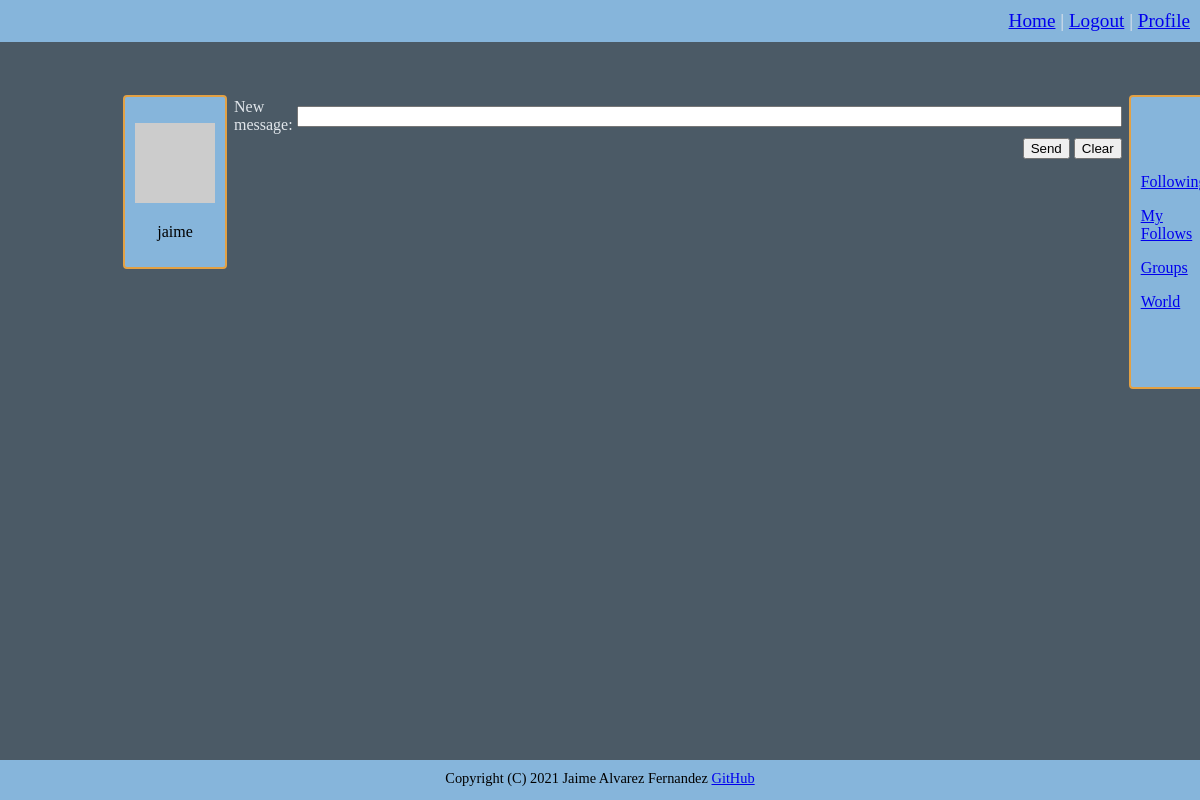
The app's page /user/jaime (signed in), older data.
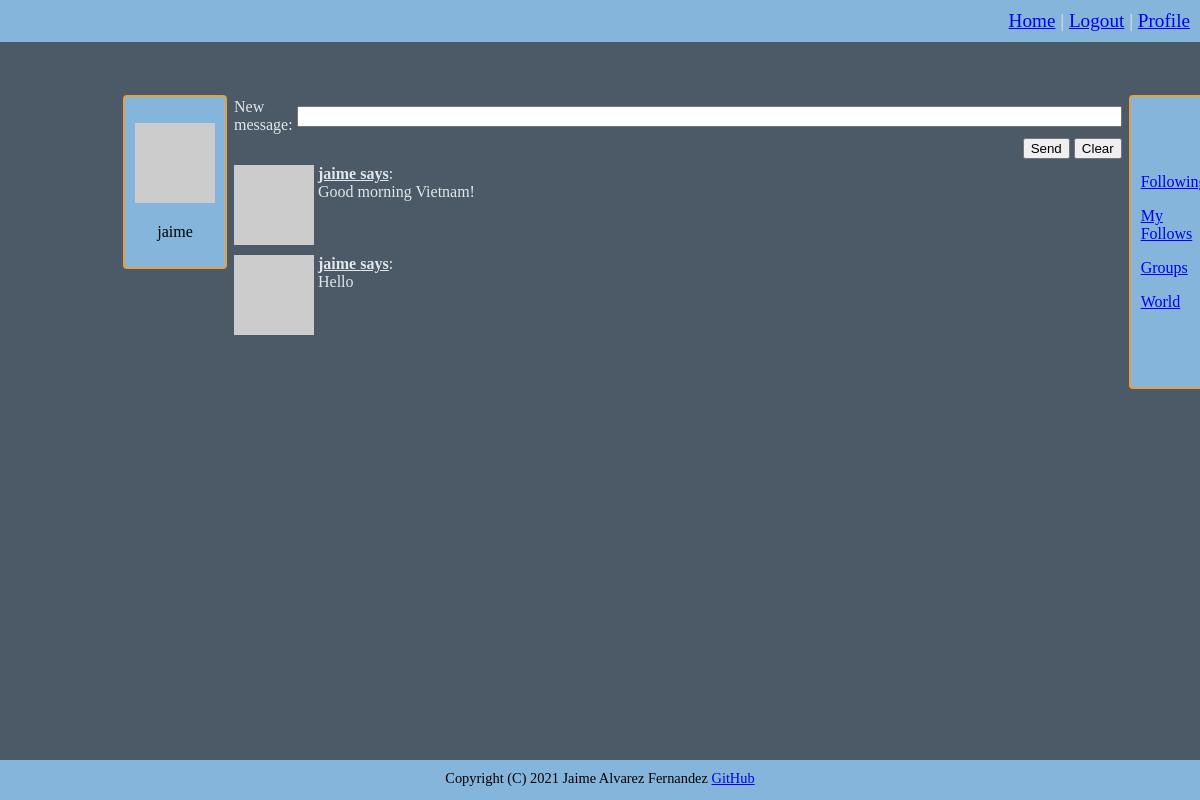
The same page, newer data.
### connect/models.py (models this page shows, shortened)
class Posts(db.Model):
    id = db.Column(db.Integer, primary_key=True)
    body = db.Column(db.String(140))
    timestamp = db.Column(db.DateTime, index=True, default=datetime.datetime.utcnow)
    user_id = db.Column(db.Integer, db.ForeignKey('user.id'))

class User(UserMixin, db.Model):
    id = db.Column(db.Integer, primary_key=True)
    username = db.Column(db.String(64), index=True, unique=True)
    email = db.Column(db.String(120), index=True, unique=True)
    password = db.Column(db.String(128))
    about_me = db.Column(db.String(140))
    location = db.Column(db.String(64))
    website = db.Column(db.String(120))
    last_seen = db.Column(db.DateTime, default=datetime.datetime.utcnow)
    posts = db.relationship('Posts', backref='author', lazy='dynamic')
    friends = db.relationship('Friends', backref='anchor', lazy='dynamic')
    followed = db.relationship('User',
                               secondary=followers,
                               primaryjoin=(followers.c.follower_id == id),
                               secondaryjoin=(followers.c.followed_id == id),
                               backref=db.backref('followers', lazy='dynamic'), lazy='dynamic')
    def avatar(self, size):
        digest = md5(self.email.lower().encode('utf-8')).hexdigest()
        return f'https://www.gravatar.com/avatar/{digest}?d=identicon&s={size}'

### connect/routing.py (the view)
@app.route('/user/<username>', methods=['GET', 'POST'])
@flask_login.login_required
def user_messages(username):
    user = models.User.query.filter_by(username=username).first_or_404()
    form = forms.WriteMessage()
    empty_form = forms.EmptyForm()
    if form.validate_on_submit():
        post = models.Posts(body=form.message.data, author=flask_login.current_user)
        db.session.add(post)
        db.session.commit()
    posts = models.Posts.query.filter_by(user_id=user.id).order_by(models.Posts.timestamp.desc()).all()
    return flask.render_template('user.html', user=user, posts=posts, title=user.username, form=form, e_form=empty_form)

### connect/forms.py
class WriteMessage(FlaskForm):
    message = wtforms.StringField('New message', validators=[validators.Length(min=1, max=140)])
    submit = wtforms.SubmitField('Send')

class EmptyForm(FlaskForm):
    submit = wtforms.SubmitField('Submit')

### connect/models.py (called while the page is built)
@login.user_loader
def load_user(user_id):
    return User.query.get(int(user_id))

### connect/routing.py (called while the page is built)
@app.before_request
def before_request():
    if flask_login.current_user.is_authenticated:
        flask_login.current_user.last_seen = datetime.datetime.utcnow()
        db.session.commit()

### connect/templates/user.html (shortened to what this page needs)
{% extends "general_template.html" %}
{% block content %}
{% if user == current_user %}
    <form action="" method="post" novalidate>
        <table>
            <tr>
                <td>
                    {{ form.message.label }}:
                </td>
                <td>
                    {{ form.message(size=100, autocomplete=off) }}<br>
                </td>
            </tr>
            <tr>
                <td colspan="2" align="right">
                    {{ form.submit() }} <input type="reset" value="Clear">
                </td>
            </tr>
        </table>
    </form>
{% endif %}
<div class="justify_text">
    {% for post in posts %}
        <table>
            <tr valign="top">
                <td><img src="{{ post.author.avatar(36) }}"></td>
                <td><span class="underline bold">{{ post.author.username }} says</span>:<br>{{ post.body }}</td>
            </tr>
        </table>
    {% endfor %}
</div>
{% endblock %}

Row changes from the older to the newer data that the page shows:
added Posts: author.username "jaime", body "Good morning Vietnam!"
added Posts: author.username "jaime", body "Hello"
